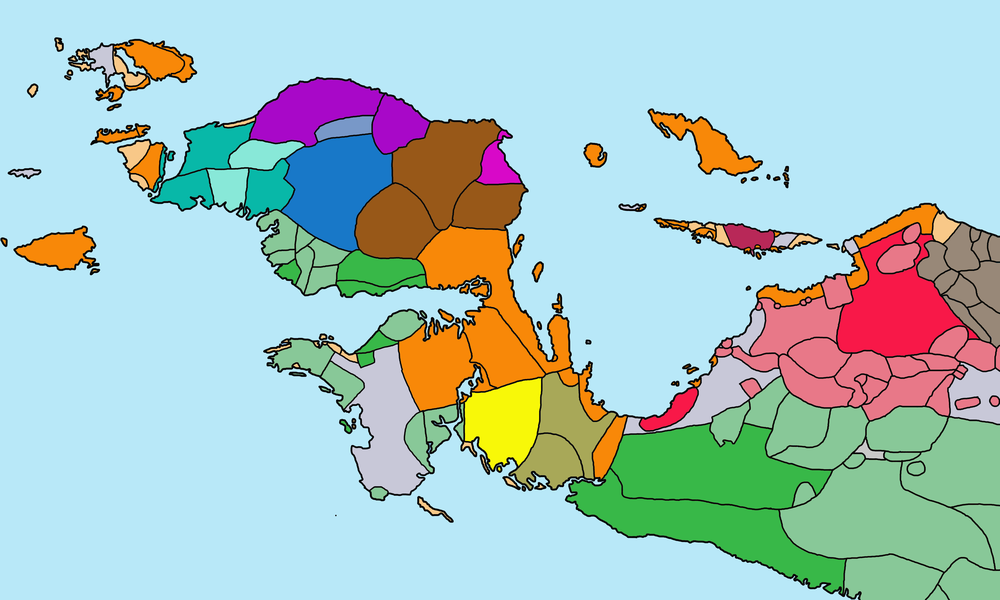
#> input picture images/birds-head.png, 1000 x 600 px, shrunk from 9454 x 5674 before the run
$ python maptrace.py images/birds-head.png   (older library calls are emulated)
#> lines starting #> are read from the running program, lines starting #| are printed output that depends on the picture
#> in main, input_image is the input picture: PIL image 1000x600 RGB; mean R, G, B 168.1, 196.2, 192.6
import sys, re, os, argparse, heapq
from datetime import datetime
from collections import namedtuple, defaultdict
from io import BytesIO
import base64

import numpy as np
from PIL import Image, ImageOps
from scipy import ndimage
# we need skimage for flood fill for -i option; TODO: consider replacing ndimage if it is more performant?
import skimage

######################################################################

DIR_RIGHT = 0
DIR_DOWN = 1
DIR_LEFT = 2
DIR_UP = 3

NEIGHBOR_OFFSET = np.array([
    [ 0, 1 ],
    [ 1, 0 ],
    [ 0, -1 ],
    [ -1, 0 ]
])

TURN_RIGHT = np.array([ DIR_DOWN, DIR_LEFT, DIR_UP, DIR_RIGHT ])
TURN_LEFT = np.array([ DIR_UP, DIR_RIGHT, DIR_DOWN, DIR_LEFT ])

VMAP_OFFSET = np.array([
    [ -1, 0, 0 ],
    [ 0, 0,  1 ],
    [ 0, 0,  0 ],
    [ 0, -1, 1 ]
])

DIAG_OFFSET = NEIGHBOR_OFFSET + NEIGHBOR_OFFSET[TURN_LEFT]
OPP_OFFSET = NEIGHBOR_OFFSET[TURN_LEFT]

CROSS_ELEMENT = np.array([[0,1,0],[1,1,1],[0,1,0]],dtype=bool)
BOX_ELEMENT = np.ones((3,3), dtype=bool)

######################################################################
# Some helper classes

EdgeInfo = namedtuple('EdgeInfo', ['node0', 'node1', 'label0', 'label1'])
EdgeRef = namedtuple('EdgeRef', ['edge_index', 'opp_label', 'step'])

######################################################################
# Class to store boundary representation for our map

class BoundaryRepresentation(object):

    def __init__(self):

        # list of nodes (points) or None for deleted
        self.node_list = []

        # list of sets of edge indices
        self.node_edges = []

        # list of point arrays (or empty for deleted edges)
        self.edge_list = []

        # list of EdgeInfo (or None for deleted edges)
        self.edge_infolist = []

        # map from point to node index
        self.node_lookup = dict()

        # map from EdgeInfo to edge index
        self.edge_lookup = dict()

        # map from label to list of list of EdgeRef
        self.label_lookup = defaultdict(list)

    def lookup_node(self, point, insert=False):

        key = tuple(map(float, point))

        if insert and key not in self.node_lookup:
            node_idx = len(self.node_list)
            self.node_list.append(point.copy())
            self.node_edges.append(set())
            self.node_lookup[key] = node_idx
        else:
            node_idx = self.node_lookup[key]

        return node_idx

    def add_edges(self, cur_label, contour_edges):

        edge_refs = []

        for opp_label, edge in contour_edges:

            assert cur_label != opp_label
            assert cur_label != 0

            label0 = min(cur_label, opp_label)
            label1 = max(cur_label, opp_label)

            if label0 == cur_label:
                step = 1
            else:
                step = -1

            edge_to_add = edge[::step]

            node0 = self.lookup_node(edge_to_add[0], insert=True)
            node1 = self.lookup_node(edge_to_add[-1], insert=True)

            edge_info = EdgeInfo(node0, node1, label0, label1)

            if edge_info in self.edge_lookup:

                edge_idx = self.edge_lookup[edge_info]

                stored_edge = self.edge_list[edge_idx]

                assert self.edge_infolist[edge_idx] == edge_info
                assert np.all(stored_edge == edge_to_add)
                assert edge_idx in self.node_edges[node0]
                assert edge_idx in self.node_edges[node1]

            else:

                edge_idx = len(self.edge_list)
                self.edge_list.append( edge_to_add )
                self.edge_infolist.append( edge_info )

                self.edge_lookup[edge_info] = edge_idx

                self.node_edges[node0].add( edge_idx )
                self.node_edges[node1].add( edge_idx )

            edge_refs.append(EdgeRef(edge_idx, opp_label, step))

        self.label_lookup[cur_label].append( edge_refs)

    # [262 lines left out: functions replace_endpoints, merge_nodes, save_debug_image, filter_type, confirm, not called in this run]

######################################################################
# Parse command-line options, return namespace containing results

def get_options():

    parser = argparse.ArgumentParser(
        formatter_class=argparse.ArgumentDefaultsHelpFormatter)

    parser.add_argument('image', type=argparse.FileType('rb'),
                        metavar='IMAGE.png', nargs='?',
                        help='image to approximate')

    parser.add_argument('-z', '--zoom', type=float, metavar='ZOOM',
                        default=1.0,
                        help='amount to resize image on load')

    parser.add_argument('-t', '--threshold', type=int, metavar='T',
                        default=64,
                        help='intensity threshold for outlines')

    parser.add_argument('-a', '--alpha-threshold', type=int, metavar='T',
                        default=127,
                        help='threshold for alpha channel')

    parser.add_argument('-C', '--connectivity', choices=('4','8'),
                        default='4',
                        help='connectivity of non-outline regions')

    parser.add_argument('-f', '--filter', type=filter_type, default=None,
                        help='filter for preprocessing outline map '
                        'after thresholding but before connected '
                        'component analysis; must be of the format '
                        '(erode|dilate|open|close):(box|cross),ITERATIONS '
                        'e.g., erode:cross,1')

    parser.add_argument('-e', '--edge-tol', type=float, metavar='E',
                        default='1.42',
                        help='tolerance in px for simplifying edges')

    parser.add_argument('-n', '--node-tol', type=float, metavar='N',
                        default=0,
                        help='tolerance in px for merging nodes')

    parser.add_argument('-o', '--output-file', type=str, metavar='FILENAME.svg',
                        default=None,
                        help='output SVG file name')

    parser.add_argument('-s', '--stroke-width', type=float, metavar='S',
                        default=1.0,
                        help='output SVG stroke width')

    parser.add_argument('-b', '--bg-stroke-width', type=float, metavar='S',
                        default=None,
                        help='output SVG stroke width for largest region')

    parser.add_argument('-d', '--debug-images', action='store_true',
                        help='generate debug images')

    parser.add_argument('-D', '--allow-dark-colors', action='store_true',
                        help='flag to prevent applying grayscale threshold '
                        'to image supplied with -c')

    parser.add_argument('-m', '--min-area', type=int, metavar='A',
                        default=1, help='minimum region area in pixels')

    parser.add_argument('-c', '--color-image', type=argparse.FileType('rb'),
                        default=None, help='image to supply color for output map')

    parser.add_argument('-q', '--color-quantize-bits', type=int,
                        default=8, help='quantization for finding region '
                        'colors with -c')

    parser.add_argument('-u', '--superimpose', nargs='?',
                        const=0.5, default=None, type=float, metavar='ALPHA',
                        help='superimpose regions over original image')

    parser.add_argument('-E', '--embed', action='store_true',
                        help='embed the superimposed image into the SVG')

    parser.add_argument('-r', '--random-colors', action='store_true',
                        help='color regions randomly')

    parser.add_argument('-R', '--random-seed', type=int,
                        help='random seed for colors')

    parser.add_argument('-y', '--overwrite', action='store_true',
                        help='overwrite output')

    group = parser.add_mutually_exclusive_group()

    group.add_argument('-S', '--solid-colors', action='store_true',
                       help='input image is solid colors with no outlines')

    group.add_argument('-i', '--isolate-center', action='store_true',
                       help='isolate the largest contiguous area in the center')

    opts = parser.parse_args()

    if opts.image is None:
        if opts.color_image is None:
            print('error: must provide image filename or set color image with -c')
            sys.exit(1)
        else:
            opts.image = open(opts.color_image.name, 'rb')

    basename = os.path.basename(opts.image.name)
    opts.basename, _ = os.path.splitext(basename)

    if opts.bg_stroke_width is None:
        opts.bg_stroke_width = opts.stroke_width

    if opts.output_file is None:
        opts.output_file = opts.basename + '.svg'

    if os.path.exists(opts.output_file) and not opts.overwrite:
        if not confirm(opts.output_file + ' exists. Overwrite?'):
            print('will not overwite output, exiting')
            sys.exit(1)

    return opts

######################################################################
# Downsample pixel values, rounding to center of bins.

# [11 lines left out: function quantize, not called in this run]

######################################################################
# Pack RGB triplets into ints

def pack_rgb(rgb):

    orig_shape = None

    if isinstance(rgb, np.ndarray):
        assert rgb.shape[-1] == 3
        orig_shape = rgb.shape[:-1]
    else:
        assert len(rgb) == 3
        rgb = np.array(rgb)

    rgb = rgb.astype(int).reshape((-1, 3))

    packed = (rgb[:, 0] << 16 |
              rgb[:, 1] << 8 |
              rgb[:, 2])

    if orig_shape is None:
        return packed
    else:
        return packed.reshape(orig_shape)

######################################################################
# Unpack ints to RGB triplets

# [34 lines left out: functions unpack_rgb, get_dominant_color, not called in this run]

######################################################################
# Save a debug image if allowed

def save_debug_image(opts, name, image):

    if not opts.debug_images:
        return

    if isinstance(image, np.ndarray):

        if image.dtype == bool:
            image = (image.astype(np.uint8) * 255)

        if len(image.shape) == 2:
            mode = 'L'
        else:
            mode = 'RGB'

        image = Image.fromarray(image, mode)

    filename = opts.basename + '_debug_' + name + '.png'
    image.save(filename)

    print('wrote', filename)

######################################################################
# Isolate the largest contiguous blob of black pixels

# [51 lines left out: function isolate_center, not called in this run]

######################################################################
# Open an input image and get the RGB colors as well as the mask

def get_mask(input_image, opts):

    rgb = input_image
    alpha = None

    if (rgb.mode == 'LA' or
        (rgb.mode == 'P' and 'transparency' in rgb.info)):
        rgb = rgb.convert('RGBA')

    if rgb.mode == 'RGBA':
        alpha = np.array(rgb.split()[-1])

    rgb = rgb.convert('RGB')
    rgb = np.array(rgb)

    gray = rgb.max(axis=2)
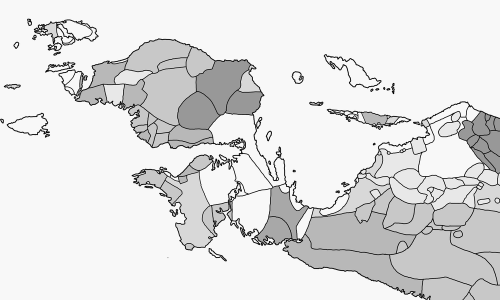
#> gray: shape (600, 1000) (shown at 1/2 size); min 0, max 255, mean 223.9

    mask = (gray > opts.threshold)
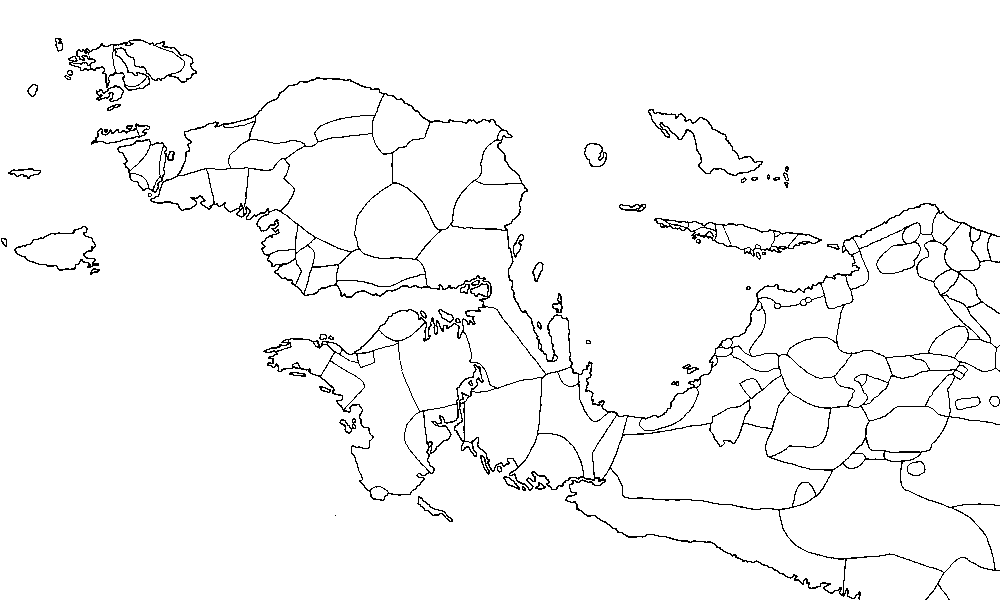
#> mask: shape (600, 1000) bool; 96.6% white; black in thin lines or dots

    if alpha is not None:
        mask = mask | (alpha < opts.alpha_threshold)

    save_debug_image(opts, 'mask', mask)

    if opts.filter is not None:
        print('applying filter:', opts.filter[0])
        mask = opts.filter[1](mask)
        save_debug_image(opts, 'mask_filtered', mask)

    if opts.isolate_center:
        mask = isolate_center(mask, opts)

    return mask

######################################################################

def printp(*args):
    print(*args, end='')
    sys.stdout.flush()

######################################################################

def get_labels_and_colors_outlined(mask, opts):

    if opts.connectivity == '8':
        structure = BOX_ELEMENT
    else:
        structure = CROSS_ELEMENT

    labels, num_labels = ndimage.label(mask, structure=structure)
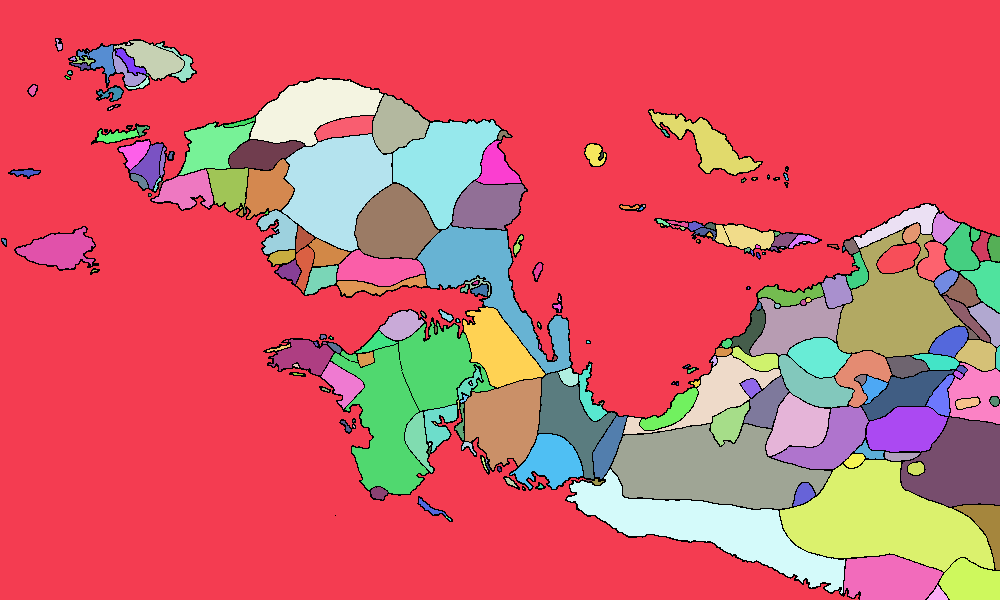
#> labels: shape (600, 1000) int32; 265 distinct labels, from 0 to 264; one colour per label, 0 black
#> num_labels = 264
    print('found {} labels'.format(num_labels))
#| found 264 labels

    unlabeled = ~mask
#> unlabeled: shape (600, 1000) bool; 3.4% white in thin lines or dots


    printp('computing areas... ')
    start = datetime.now()

    areas, bins = np.histogram(labels.flatten(),
                               bins=num_labels,
                               range=(1, num_labels+1))
#> areas = 264 values, max 377888 at index 0, min 1 at index 7, mean 2195.9; bins = 265 values from 1 to 265

    elapsed = (datetime.now() - start).total_seconds()

    print('finished computing areas in {} seconds.'.format(elapsed))

    idx = np.hstack( ([0], np.argsort(-areas)+1) )
#> idx = 265 values, max 264 at index 262, min 0 at index 0, mean 132

    replace = np.zeros_like(idx)
    replace[idx] = range(len(idx))

    labels = replace[labels]
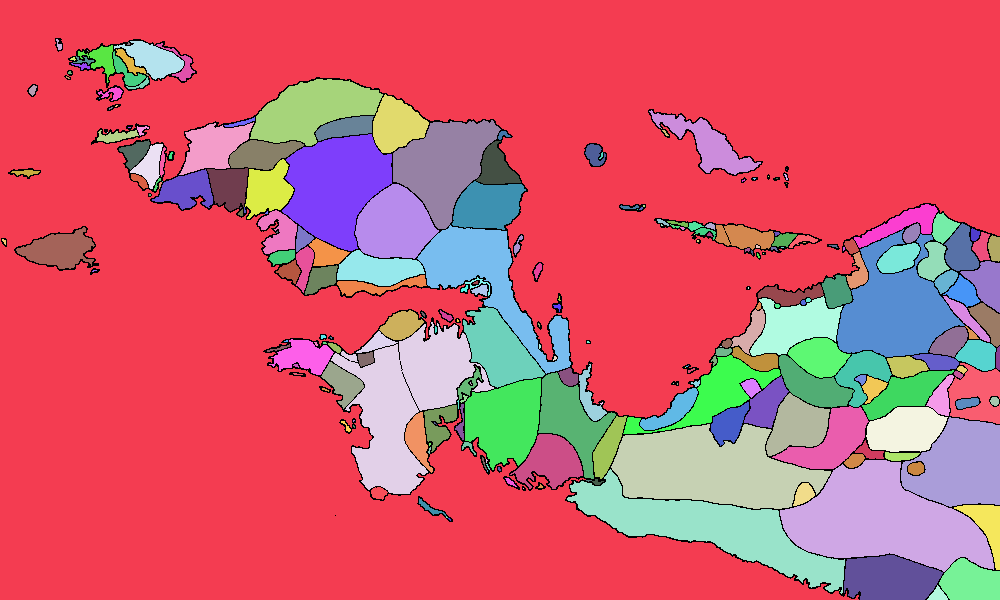
#> labels: shape (600, 1000) int64; 265 distinct labels, from 0 to 264; one colour per label, 0 black
    areas = areas[idx[1:]-1]
#> areas = 264 values, max 377888 at index 0, min 1 at index 239, mean 2195.9

    print('min area is {}, max is {}'.format(areas[-1], areas[0]))
#| min area is 1, max is 377888

    if opts.min_area > areas[-1]:
        print('killing all labels with area < {} px'.format(opts.min_area))
        kill_labels = np.nonzero(areas < opts.min_area)[0]
        num_labels = kill_labels.min()
        kill_mask = (labels > num_labels)
        save_debug_image(opts, 'kill_labels', kill_mask)
        unlabeled = unlabeled | kill_mask
        print('killed {} labels, now at {} total'.format(
            len(kill_labels), num_labels))
        labels[kill_mask] = 0

    colors = 255*np.ones((num_labels+1,3), dtype=np.uint8)

    if opts.color_image is not None:
        color_image = Image.open(opts.color_image)
        labels_size = labels.shape[::-1]
        if color_image.size != labels_size:
            color_image = color_image.resize(labels_size, Image.NEAREST)
        color_image = np.array(color_image.convert('RGB'))
        print('assigning colors from {}...'.format(opts.color_image.name))
        slices = ndimage.find_objects(labels, num_labels)
        for label, (yslc, xslc) in zip(range(1, num_labels+1), slices):
            print('  coloring label {}/{}'.format(label, num_labels))
            lmask = (labels[yslc,xslc] == label)
            crect = color_image[yslc,xslc]
            if not opts.allow_dark_colors:
                lmask = lmask & (crect.max(axis=2) > opts.threshold)
            if not np.any(lmask):
                print('no colors available for label {}, '
                      'try running with -D?'.format(label))
            else:
                colors[label] = get_dominant_color(crect[lmask],
                                                   opts.color_quantize_bits)
    elif opts.random_colors:

        if opts.random_seed is not None:
            np.random.seed(opts.random_seed)

        colors = np.random.randint(128, size=(num_labels+1,3),
                                   dtype=np.uint8) + 128
        colors[0,:] = 255

    print('num_labels is', num_labels)
#| num_labels is 264

    print('colors is', colors.shape)
#| colors is (265, 3)
    print('labels is', labels.shape, 'with range', labels.min(), labels.max())
#| labels is (600, 1000) with range 0 264

    # TODO: enforce random colors if colors all white
    save_debug_image(opts, 'regions', colors[labels])

    printp('running DT... ')

    start = datetime.now()


    result = ndimage.distance_transform_edt(unlabeled,
                                            return_distances=opts.debug_images,
                                            return_indices=True)

    if opts.debug_images:
        dist, idx = result
        dist /= dist.max()
        dist = (dist*255).astype(np.uint8)
        save_debug_image(opts, 'dist', dist)
    else:
        idx = result

    elapsed = (datetime.now() - start).total_seconds()
    print('ran DT in {} seconds'.format(elapsed))

    labels = labels[tuple(idx)]
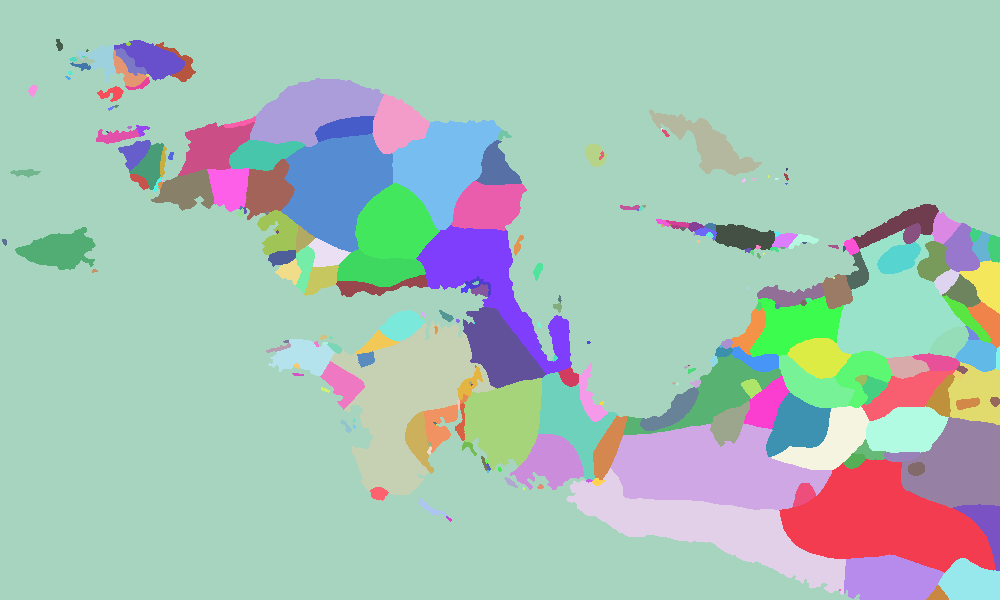
#> labels: shape (600, 1000) int64; 264 distinct labels, from 1 to 264; one colour per label, 0 black
    assert not np.any(labels == 0)

    labels_big = np.zeros((labels.shape[0]+2,labels.shape[1]+2),
                          dtype=labels.dtype)

    labels_big[1:-1,1:-1] = labels
#> labels_big: shape (602, 1002) int64; 265 distinct labels, from 0 to 264

    start = datetime.now()
    printp('finding objects... ')
    slices = ndimage.find_objects(labels, num_labels)
#> slices = 264 items
#> (the rest of the program and of its run is left out)
